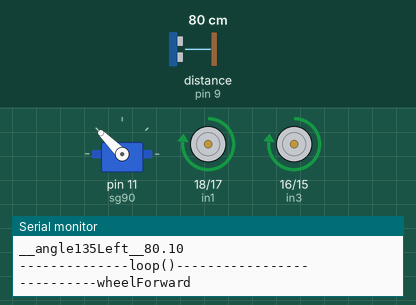
Simulated run of this sketch. Board: Arduino Uno, built with avr-gcc and run on an emulated ATmega328P. Parts: servo, motor-driver pin pairs drawn as motors (green arrow = first pin HIGH = forward, orange = second pin HIGH = backward, longer = more drive, scaled by the enable pin), the last lines printed to the serial monitor. Wiring (inferred from the names in the program): ultrasonic range finder: trigger pin 8; echo pin 9. The inputs (shaded band) are chosen by the test bench; at power-on: distance to the obstacle (sensor on pin 9) 80 cm. The echo pulse lasts 58.3 µs per cm.

Above: at 2.2 s.
2.3 s: distance to the obstacle (sensor on pin 9) set to 32 cm
At 5.6 s:
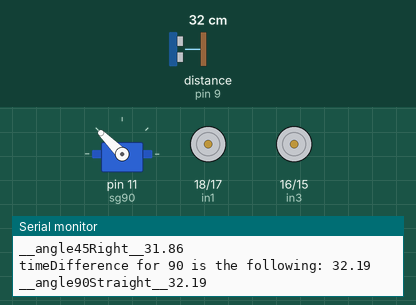
5.7 s: distance to the obstacle (sensor on pin 9) set to 27 cm
At 9.0 s:
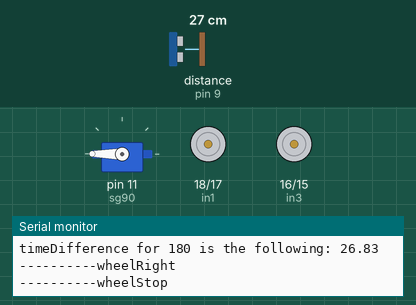
9.1 s: distance to the obstacle (sensor on pin 9) set to 299 cm
At 10.9 s:
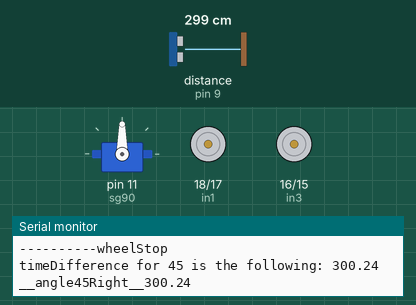
12.5 s: distance to the obstacle (sensor on pin 9) set to 2 cm
15.9 s: distance to the obstacle (sensor on pin 9) set to 4 cm
Timing chart, 0 to 20.3 s (numbered marks = the images above; inputs shaded):
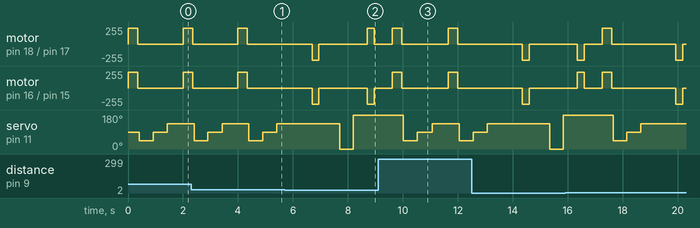

Measured:
- the behaviour switches between 31 and 30 cm on distance to the obstacle (sensor on pin 9) (found by bisection; images 1 and 2)

The sketch:

obstacle_course_final_code.ino
```cpp
// (licence header left out)
#include <Servo.h>

//=============== DEFINE VARIABLES ====================

// H-Bridge Motor Controller (L298H)
// Arduino Sensor Shield (ASSH)
int in1 = 18;         // in1 (L298H) corresponds to 18 on UNO and A4 on ASSH - Left DC Motor
int in2 = 17;         // in2 (L298H) corresponds to 17 on UNO and A3 on ASSH - Left DC Motor
int in3 = 16;         // in3 (L298H) corresponds to 16 on UNO and A2 on ASSH - Right DC Motor
int in4 = 15;         // in4 (L298H) corresponds to 15 on UNO and A1 on ASSH - Right DC Motor
int ENA = 5;          // Enable A (ENA) used to control PWM (S5 on ASSH)
int ENB = 6;          // Enable B (ENB) used to control PWM (S6 on ASSH)
int wheelSpeed = 240;  // Ex: 90 with full-charge on batt, 250 with low charge on batt (used for testing).

// HC-SC04 Ultrasonic Proximity Sensor (UPS)
int trigPin = 8;        // UPS output pin (TRIG)
int echoPin = 9;        // UPS input pin (ECHO)
float angle45Right = 0.0;
float angle90Straight = 0.0;
float angle135Left = 0.0;
float angleRight = 0.0;
float angleLeft = 0.0;

// SG90 UPS Servo
int sg90 = 11;        // SG90 Servo connecting to pin 11 on ASSH
int timeDelay = 500;  // Stay at goal position on the SG90 this long
Servo myServo;        // Instantiate the SG90

//==================== SETUP ==========================

void setup()                // Mandatory Function For UNO Boards
 {
  Serial.begin(9600);       // Set serial communication speed
  pinMode(in1, OUTPUT);     // Left DC Motor
  pinMode(in2, OUTPUT);     // Left DC Motor
  pinMode(in3, OUTPUT);     // Right DC Motor
  pinMode(in4, OUTPUT);     // Right DC Motor
  pinMode(ENA,  OUTPUT);    // ENA (Left Motor) on L298H (PWM Speed Control, analogWrite() requires this)
  pinMode(ENB,  OUTPUT);    // ENB (Right Motor) on L298H (PWM Speed Control, analogWrite() requires this)
  pinMode(trigPin, OUTPUT); // UPS output pin (TRIG)
  pinMode(echoPin, INPUT);  // UPS input pin (ECHO)
  myServo.attach(sg90);     // Set pin 11 on ASSH for SG90
 }

//============= LOCOMOTION FUNCTIONS ==================

 /* ------------------------------------------------------------------------- /*
  The following section below is based on the H-Bridge Truth Table.
  Example:
  (Motor A) Input 1: HIGH = Forward
  (Motor A) Input 2: LOW = Forward
  (Motor B) Input 1: HIGH = Forward
  (Motor B) Input 2: LOW = Forward
 /* ------------------------------------------------------------------------- */

void wheelForward(int a) {          // Motors Rotate Forward
  Serial.print("----------wheelForward");
  Serial.println("");
  digitalWrite(in1, HIGH);          // ON - Forward
  digitalWrite(in2, LOW);           // OFF - Forward
  analogWrite(ENB, wheelSpeed);     // Set the output speed(PWM)
  digitalWrite(in3, HIGH);          // ON - Forward
  digitalWrite(in4, LOW);           // OFF - Forward
  analogWrite(ENA, wheelSpeed);     // Set the output speed(PWM)
  delay(a * 50);
 }

void wheelLeft(int d) {             // Rotate Left (Hard Turn)
  Serial.print("----------wheelLeft");
  Serial.println("");
  digitalWrite(in1,LOW);            // OFF - Reverse
  digitalWrite(in2,HIGH);           // ON - Reverse
  analogWrite(ENB, wheelSpeed);     // Set the output speed(PWM)
  digitalWrite(in3,HIGH);           // ON - Forward
  digitalWrite(in4,LOW);            // OFF - Forward
  analogWrite(ENA, wheelSpeed);     // Set the output speed(PWM)
  delay(d * 50);
 }

void wheelRight(int e) {            // Rotate Right (Hard Turn)
  Serial.print("----------wheelRight");
  Serial.println("");
  digitalWrite(in1,HIGH);           // ON - Forward
  digitalWrite(in2,LOW);            // OFF - Forward
  analogWrite(ENB, wheelSpeed);     // Set the output speed(PWM)
  digitalWrite(in3,LOW);            // OFF - Reverse
  digitalWrite(in4,HIGH);           // ON - Reverse
  analogWrite(ENA, wheelSpeed);     // Set the output speed(PWM)
  delay(e * 50);
 }

void wheelStop(int f) {             //Both Motors Stop
  Serial.print("----------wheelStop");
  Serial.println("");
  digitalWrite(in1,LOW);            // OFF - Stop
  digitalWrite(in2,LOW);            // OFF - Stop
  analogWrite(ENB, wheelSpeed);     // Set the output speed(PWM)
  digitalWrite(in3,LOW);            // OFF - Stop
  digitalWrite(in4,LOW);            // OFF - Stop
  analogWrite(ENA, wheelSpeed);     // Set the output speed(PWM)
  delay(f * 50);
 }

void wheelReverse(int g) {          // Motors Rotate Reverse
  Serial.print("----------wheelReverse");
  Serial.println("");
  digitalWrite(in1,LOW);            // OFF - Reverse
  digitalWrite(in2,HIGH);           // ON - Reverse
  analogWrite(ENB, wheelSpeed);     // Set the output speed(PWM)
  digitalWrite(in3,LOW);            // OFF - Reverse
  digitalWrite(in4,HIGH);           // ON - Reverse
  analogWrite(ENA, wheelSpeed);     // Set the output speed(PWM)
  delay(g * 50);
 }

//=============== MEASURE DISTANCE ====================

float measureDistance(int angle)
 {
  myServo.write(angle);                       // Move to specific angle (e.g., 0°, 45°, 90°, 135°, 180°) on SG90
  delay(timeDelay);                           // Allow motor to reach goal position comfortably
  digitalWrite(trigPin, LOW);                 // Ensure that signal is low before going high to ensure proper reading
  delayMicroseconds(2);                       // Quiescence period
  digitalWrite(trigPin, HIGH);                // Tell UPS to send sonic burst for 10 microseconds (us)
  delayMicroseconds(10);                      // Tell UPS to send sonic burst for 10 microseconds (us)
  digitalWrite(trigPin, LOW);                 // Set voltage back to low to let UPS pickup ECHO
  float timeDifference = pulseIn(echoPin, HIGH)/5.8/10;   // Read time difference and calculate in cm
  Serial.print("timeDifference for ");     // Print statatements used for troubleshooting
  Serial.print(angle);                      // Print statatements used for troubleshooting
  Serial.print(" is the following: ");        // Print statatements used for troubleshooting
  Serial.print(timeDifference);             // Print statatements used for troubleshooting
  Serial.println("");
  return timeDifference;
 }

//================= INFINITE LOOP =====================

void loop() // Mandatory Function For UNO Boards
 {
   wheelForward(7);
   wheelStop(1);

   angle45Right = measureDistance(45);
   Serial.print("__angle45Right__");
   Serial.println(angle45Right);
   //delay(1000);

   angle90Straight = measureDistance(90);
   Serial.print("__angle90Straight__");
   Serial.println(angle90Straight);
   //delay(1000);

   angle135Left = measureDistance(135);
   Serial.print("__angle135Left__");
   Serial.println(angle135Left);
   //delay(1000);

  if(angle45Right < 30.0 || angle90Straight < 30.0 || angle135Left < 30.0) { // if ID:005
   wheelStop(5);
   delay(500);
   wheelReverse(5);
   wheelStop(5);
   delay(500);

   angleRight = measureDistance(0);
   angleLeft = measureDistance(180);

   if(angleRight >= angleLeft) {
    wheelRight(5);
    wheelStop(3);
    delay(500);
   }
   else if(angleRight < angleLeft) {
    wheelLeft(5);
    wheelStop(3);
    delay(500);
   }

   } // close if ID:005

   Serial.print("--------------loop()-----------------");
   Serial.println("");

  } // close void loop
```
